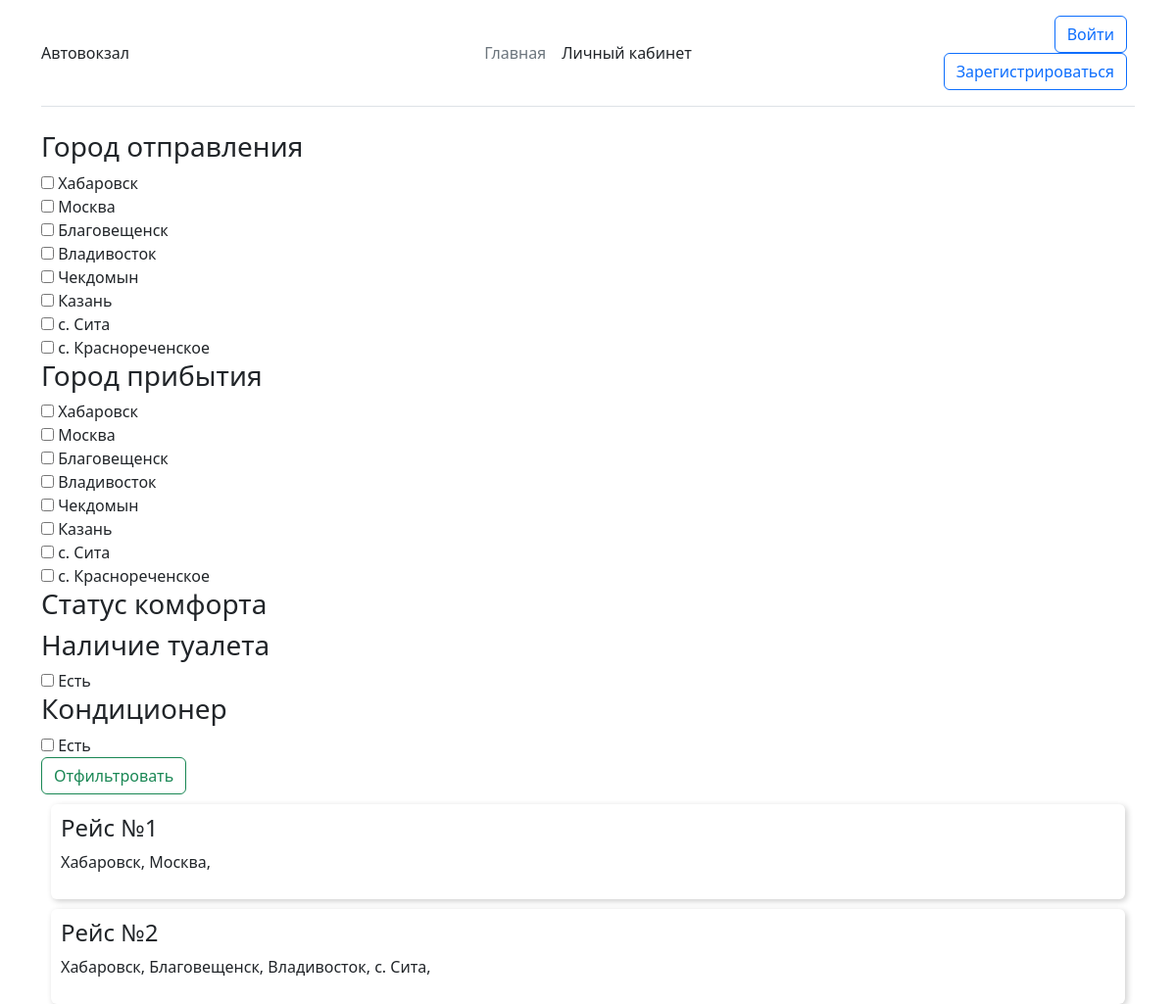
The app's page /, older data.
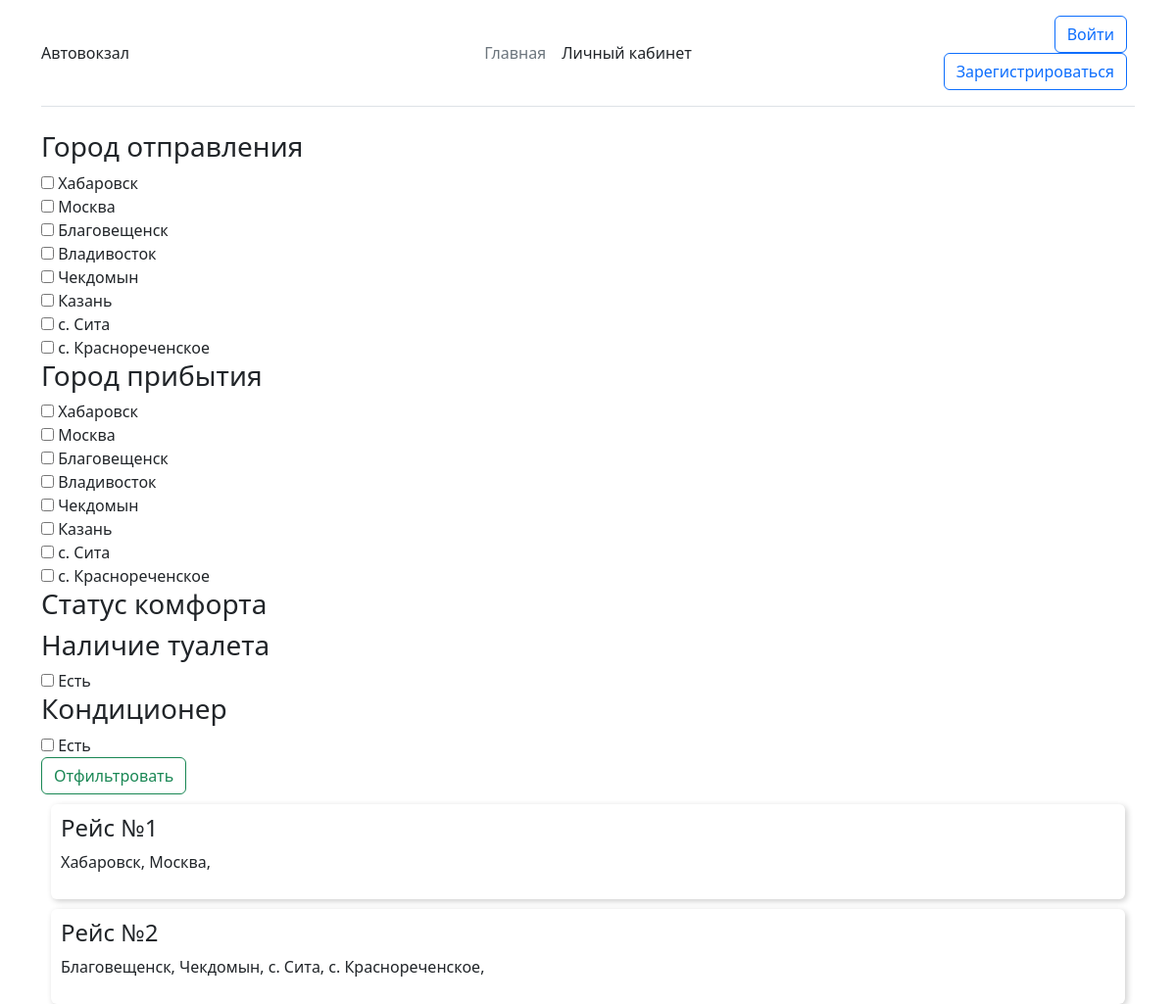
The same page, newer data.
### BusStation/models.py (models this page shows, shortened)
class Station(models.Model):
    name = models.CharField(max_length=200, verbose_name="Название станции")
    def __str__(self):
        return self.name
    class Meta:
        verbose_name = "Станция"
        verbose_name_plural = "Станции"
    pass

class BusRoute(models.Model):
    number = models.IntegerField(verbose_name="Номер рейса")
    depart_station = models.ForeignKey(Station, verbose_name='Станция отправления', on_delete=models.PROTECT,
                                       related_name='depart_station2station',
                                       default=None, null=True)
    arr_station = models.ForeignKey(Station, verbose_name='Станция прибытия', on_delete=models.PROTECT,
                                    related_name='arrived_station2station',
                                    default=None, null=True)
    stations = models.ManyToManyField(Station, verbose_name='Промежуточные станции')
    aircool = models.BooleanField(verbose_name='Кондиционер', default=True)
    size_place = models.CharField(verbose_name='Размер пространства для ног', max_length=100, default='стандартно')
    toilet = models.BooleanField(verbose_name="Наличие туалета", default=False)
    desc = models.TextField(verbose_name='Описание маршрута', null=True, blank=True)
    cost = models.IntegerField(verbose_name='Цена одного билета', default=1000)
    comfort = models.ForeignKey(Comfort, on_delete=models.PROTECT, null=True)
    class Meta:
        verbose_name = "Автобусный маршрут"
        verbose_name_plural = "Автобусные маршруты"
    pass

### djangoBusStation/views.py (the view)
# urls.py: path('', views.HomePage),
def HomePage(request):
    stations = Station.objects.all()
    comforts = Comfort.objects.all()
    comfort = request.GET.getlist('comfort')
    for i, tag in enumerate(comfort):
        comfort[i] = int(tag)
    toilet = request.GET.get('toilet')
    aircool = request.GET.get('aircool')
    depart = request.GET.getlist('depart')
    for i, tag in enumerate(depart):
        depart[i] = int(tag)
    arrived = request.GET.getlist('arrived')
    for i, tag in enumerate(arrived):
        arrived[i] = int(tag)
    routes = BusRoute.objects.all()
    if comfort:
        routes = routes.filter(comfort__in=comfort)
    if toilet:
        routes = routes.filter(toilet=bool(toilet))
    if aircool:
        routes = routes.filter(aircool=bool(aircool))
    if depart:
        routes = routes.filter(depart_station_id__in=depart)
    if arrived:
        routes = routes.filter(Q(arr_station_id__in=arrived) | Q(stations__in=arrived))
    content = {
        'routes': routes,
        'stations': stations,
        'comform': comfort,
        'comforts': comforts,
        'toilet': toilet,
        'aircool': aircool,
        'depart': depart,
        'arrived': arrived,
    }
    return render(request, 'pages/home.html', content)
    pass

### templates/pages/home.html (shortened to what this page needs)
{% extends 'index.html' %}
{% block content %}
    <form action="" method="get">
        <div>
            <h3>Город отправления</h3>
            <div>
                {% for station in stations %}
                    <div>
                        <input id="depart{{ station.id }}" name="depart" type="checkbox" value="{{ station.id }}"
                                >
                        <label for="depart{{ station.id }}">{{ station.name }}</label>
                    </div>
                {% endfor %}
            </div>
        </div>
        <div>
            <h3>Город прибытия</h3>
            <div>
                {% for station in stations %}
                    <div>
                        <input id="arrived{{ station.id }}" name="arrived" type="checkbox" value="{{ station.id }}"
                                >
                        <label for="arrived{{ station.id }}">{{ station.name }}</label>
                    </div>
                {% endfor %}
            </div>
        </div>
        <div>
            <h3>Статус комфорта</h3>
        </div>
        <div>
            <h3>Наличие туалета</h3>
            <div>
                <input id="toilet" name="toilet" type="checkbox" value="True">
                <label for="toilet">Есть</label>
            </div>
        </div>
        <div>
            <h3>Кондиционер</h3>
            <div>
                <input id="aircool" name="aircool" type="checkbox" value="True">
                <label for="aircool">Есть</label>
            </div>
        </div>
     <button class="btn btn-outline-success">Отфильтровать</button>
    </form>
    {% for route in routes %}
        <div class="route-item">
            <h4>Рейс №{{ route.number }}</h4>
            <p>
                {% for station in route.stations.all %}
                    {{ station }},
                {% endfor %}
            </p>
        </div>
    {% endfor %}
{% endblock %}

Row changes from the older to the newer data that the page shows:
changed BusRoute (number 2 of 2 on the later page): gains Station (name "Чекдомын"); gains Station (name "с. Краснореченское"); loses Station (name "Хабаровск"); loses Station (name "Владивосток")
